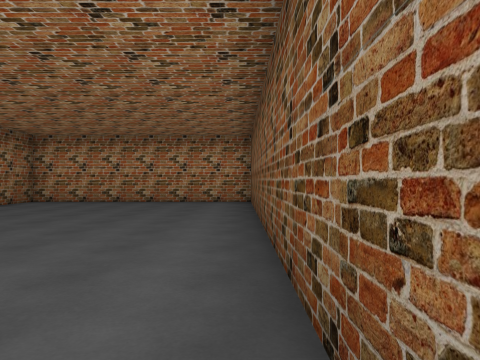
view 1 (above)

17 first-person views from a walk through a 3-D level made in the Unity game engine. The camera is 1.3 m above the floor, looks level and sees 70° across. The floor is counted in squares, 2 m on a side. Each view is taken from the middle of a square. On the plan, view 1 faces up. The plan holds only what a view shows up to about 10 squares ahead; the rest is blank. The place goes on beyond the plan. The player character is not drawn. Some animated figures are left out. Door leaves are left out, so doorways stand open.

view 2
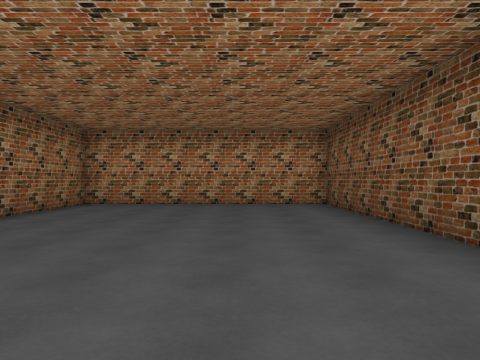

view 3
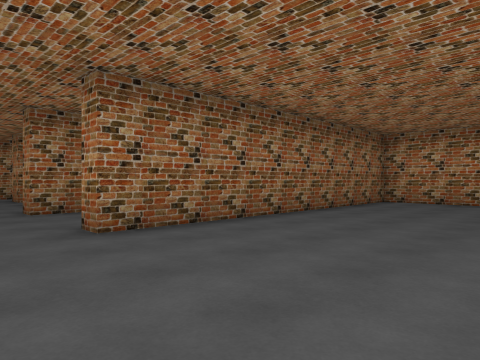

view 4
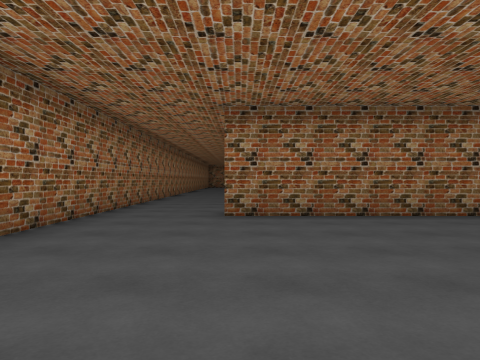

view 5
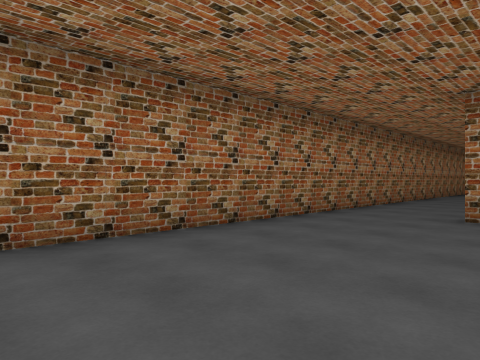

view 6
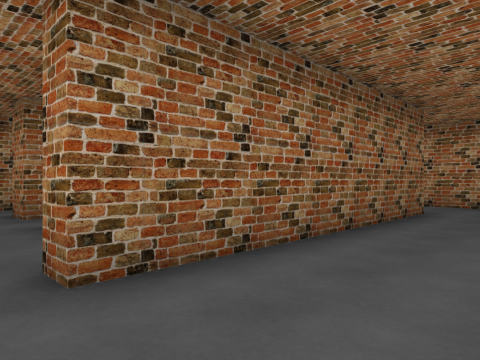

view 7
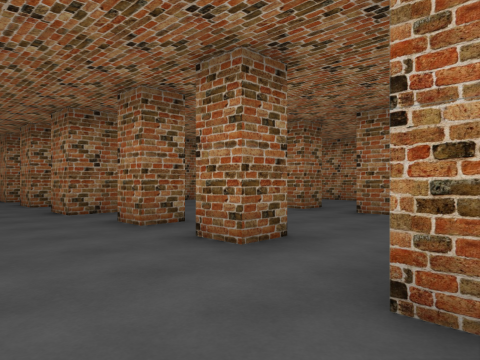

view 8
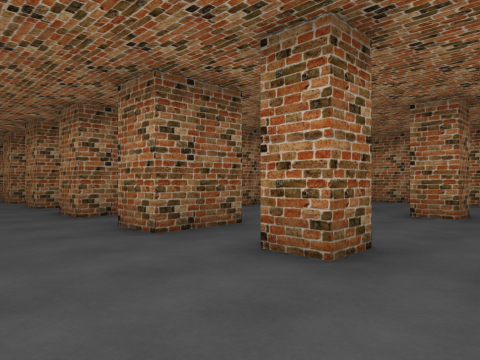

view 9
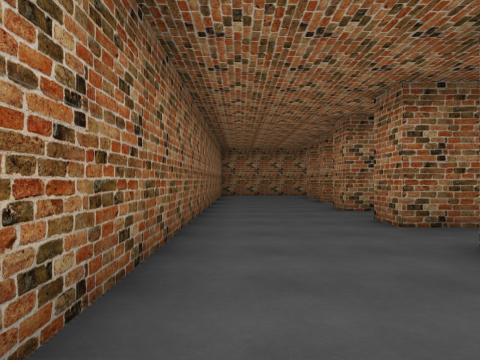

view 10
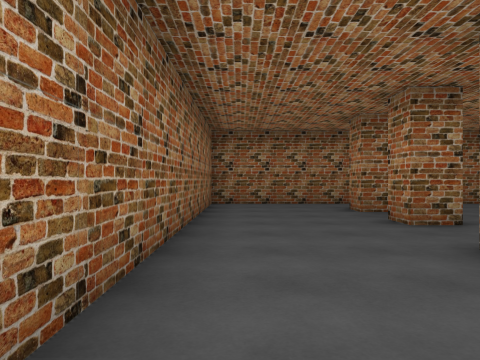

view 11
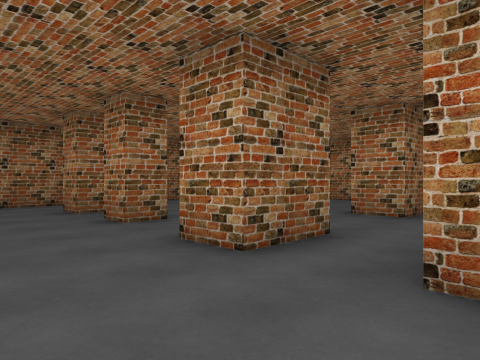

view 12
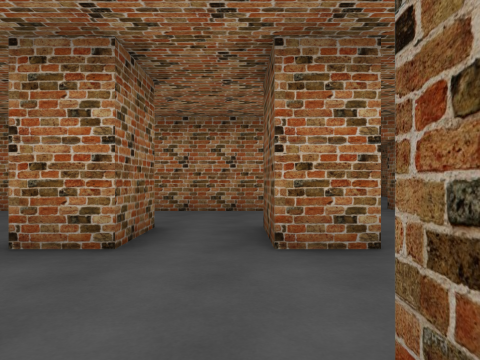

view 13
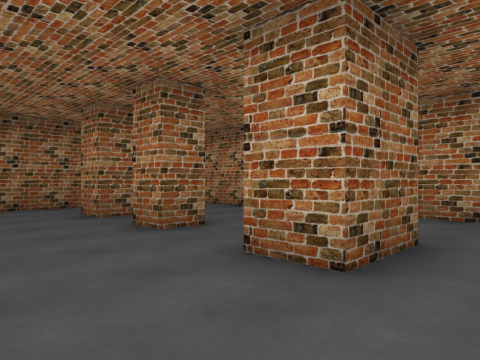

view 14
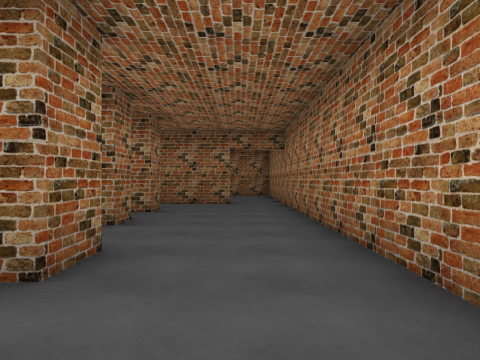

view 15
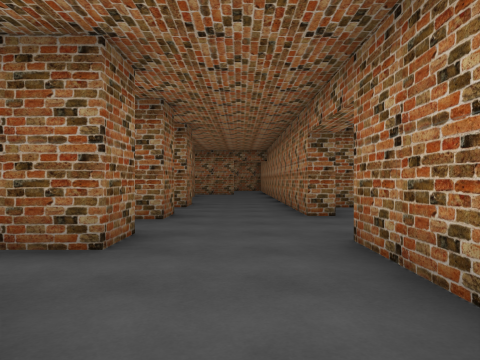

view 16
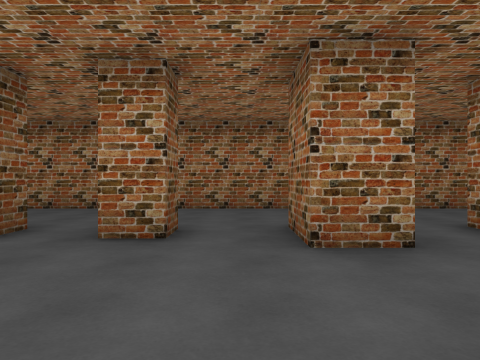

view 17
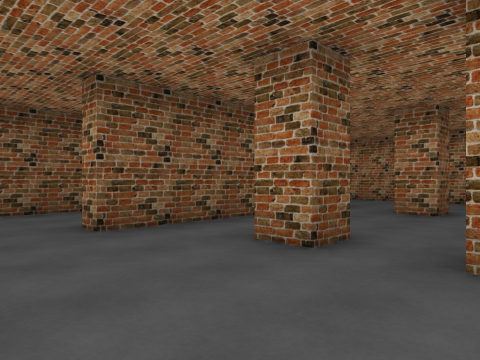

### Floor plan
Ten units are one square. View 1 is at (0, 0); x grows to the right and y downward. Boxes are objects, and circles mark ways between rooms. Rooms are numbered by the first view taken in them; rooms with no view inside come last. Other rooms are left out.
<svg viewBox="-315 -107 323 120">
<path fill="none" stroke="#000" d="M3 -4 3 -102 -62 -102 -62 -17 -68 -17M-65 8 -6 8M-67 -72 -67 -88M-97 -82 -92 -82 -92 -17 -98 -17M-86 -102 -99 -102M-104 8 -65 8M-206 -62 -217 -62 -217 -77 -207 -77 -207 -72M-207 -34 -207 -22 -218 -22M-232 -38 -232 -22 -242 -22M-192 -77 -182 -77 -182 -62M-182 -30 -182 -22 -192 -22M-242 -77 -232 -77 -232 -62 -242 -62M-168 -37 -157 -37 -157 -22 -168 -22M-212 -102 -310 -102M-259 -32 -259 -25 -268 -25M-268 -72 -259 -72 -259 -65 -268 -65M-142 -32 -134 -32 -134 -25 -142 -25 -142 -32M-279 -30 -279 -25 -288 -25M-134 -72 -134 -65 -142 -65M-288 -72 -279 -72 -279 -65 -288 -65M-138 -102 -188 -102M-122 -32 -114 -32 -114 -25 -122 -25 -122 -32M-304 -31 -304 8 -135 8M-115 -65 -122 -65 -122 -72 -114 -72M-304 -88 -304 -54M-119 8 -104 8M-97 -52 -97 -82"/>
<circle cx="-70" cy="-5" r="3" fill="#2a7"/>
<circle cx="-100" cy="-5" r="3" fill="#2a7"/>
<circle cx="-100" cy="-95" r="3" fill="#2a7"/>
<text x="-30" y="-50">1</text>
<text x="-90" y="-50">2</text>
<text x="-210" y="-50">3</text>
</svg>
Room 1 opens to room 2. Room 2 opens to room 3.

Where each view was taken, in squares from view 1:
view 1: 0 up, 0 right, facing up
view 2: 1 up, 2 left, facing up
view 3: 0 up, 2 left, facing up-left
view 4: 2 up, 0 right, facing left
view 5: 3 up, 0 right, facing down-left
view 6: 1 up, 7 left, facing up-left
view 7: 0 up, 9 left, facing up-left
view 8: 0 up, 12 left, facing up-left
view 9: 0 up, 16 left, facing left
view 10: 0 up, 21 left, facing left
view 11: 0 up, 21 left, facing up-left
view 12: 3 up, 22 left, facing up
view 13: 4 up, 22 left, facing up-left
view 14: 9 up, 21 left, facing left
view 15: 9 up, 15 left, facing left
view 16: 7 up, 15 left, facing down
view 17: 10 up, 14 left, facing down-right
